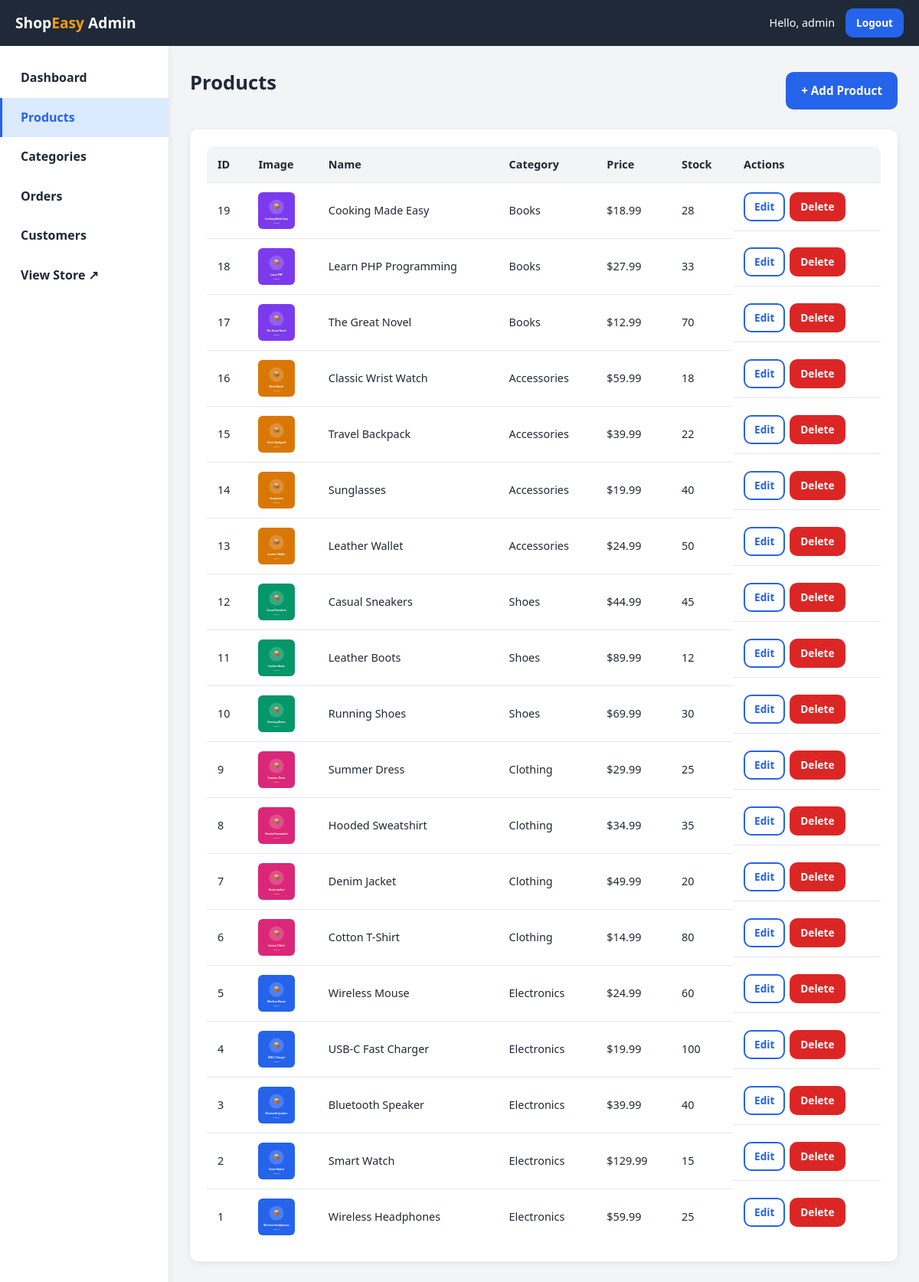
The app's page /admin/products.php (signed in) with its own data.
### tables this page shows
CREATE TABLE products (
    id          INT(11) AUTO_INCREMENT PRIMARY KEY,
    category_id INT(11) NULL,
    name        VARCHAR(150) NOT NULL,
    description TEXT NULL,
    stock       INT(11) NOT NULL DEFAULT 0,
    price       DECIMAL(10,2) NOT NULL,
    image       VARCHAR(255) NULL,
    created_at  TIMESTAMP DEFAULT CURRENT_TIMESTAMP,
    FOREIGN KEY (category_id) REFERENCES categories(id) ON DELETE SET NULL
);

CREATE TABLE categories (
    id   INT(11) AUTO_INCREMENT PRIMARY KEY,
    name VARCHAR(100) NOT NULL
);

### includes/functions.php (called while the page is built, shortened)
<?php
function e($text)
{
    return htmlspecialchars($text ?? '', ENT_QUOTES, 'UTF-8');
}
function money($amount)
{
    return '$' . number_format((float)$amount, 2);
}
    ?>

### admin/products.php (the view, shortened to what this page needs)
<?php
require_once __DIR__ . '/../config/database.php';
$products = $conn->query(
    "SELECT p.*, c.name AS category_name
     FROM products p
     LEFT JOIN categories c ON p.category_id = c.id
     ORDER BY p.id DESC"
);
include __DIR__ . '/includes/admin-header.php';
?>
<div class="admin-panel-head">
    <h1 class="admin-title">Products</h1>
    <a href="add-product.php" class="btn">+ Add Product</a>
</div>
<div class="admin-panel">
    <?php if ($products->num_rows === 0): ?>
        <p class="empty-message">No products yet. Click "Add Product" to create one.</p>
    <?php else: ?>
        <table class="data-table">
            <thead>
                <tr>
                    <th>ID</th>
                    <th>Image</th>
                    <th>Name</th>
                    <th>Category</th>
                    <th>Price</th>
                    <th>Stock</th>
                    <th>Actions</th>
                </tr>
            </thead>
            <tbody>
                <?php while ($p = $products->fetch_assoc()): ?>
                    <tr>
                        <td><?php echo (int)$p['id']; ?></td>
                        <td>
                            <img class="table-thumb" src="../images/<?php echo e($p['image']); ?>"
                                 alt="<?php echo e($p['name']); ?>"
                                 onerror="this.onerror=null;this.src='../images/placeholder.svg';">
                        </td>
                        <td><?php echo e($p['name']); ?></td>
                        <td><?php echo e($p['category_name'] ?? 'Uncategorized'); ?></td>
                        <td><?php echo money($p['price']); ?></td>
                        <td><?php echo (int)$p['stock']; ?></td>
                        <td class="table-actions">
                            <a href="edit-product.php?id=<?php echo (int)$p['id']; ?>" class="btn btn-small btn-outline">Edit</a>
                            <a href="delete-product.php?id=<?php echo (int)$p['id']; ?>"
                               class="btn btn-small btn-danger"
                               onclick="return confirm('Delete this product? This cannot be undone.');">Delete</a>
                        </td>
                    </tr>
                <?php endwhile; ?>
            </tbody>
        </table>
    <?php endif; ?>
</div>
<?php include __DIR__ . '/includes/admin-footer.php'; ?>

### css/style.css (style rules this page uses)
:root { --primary: #2563eb; --primary-dark: #1d4ed8; --primary-light: #dbeafe; --accent: #f59e0b; --dark: #1f2937; --gray: #6b7280; --light-gray: #f3f4f6; --border: #e5e7eb; --white: #ffffff; --success: #16a34a; --danger: #dc2626; --shadow: 0 2px 8px rgba(0, 0, 0, 0.08); --shadow-hover: 0 6px 18px rgba(0, 0, 0, 0.12); --radius: 10px; }
* { margin: 0; padding: 0; box-sizing: border-box; }
body { font-family: 'Segoe UI', Tahoma, Arial, sans-serif; color: var(--dark); background: var(--light-gray); line-height: 1.6; }
a { text-decoration: none; color: inherit; }
img { max-width: 100%; display: block; }
.btn { display: inline-block; background: var(--primary); color: var(--white); border: 2px solid var(--primary); padding: 10px 18px; border-radius: var(--radius); font-size: 0.95rem; font-weight: 600; cursor: pointer; transition: background 0.2s, transform 0.1s, box-shadow 0.2s; text-align: center; }
.btn-small { padding: 6px 12px; font-size: 0.85rem; }
.btn-outline { background: transparent; color: var(--primary); }
.btn-danger { background: var(--danger); border-color: var(--danger); }
.data-table { width: 100%; border-collapse: collapse; background: var(--white); border-radius: var(--radius); overflow: hidden; }
.data-table th, .data-table td { padding: 12px 14px; text-align: left; border-bottom: 1px solid var(--border); font-size: 0.9rem; }
.data-table th { background: var(--light-gray); font-weight: 700; }
.data-table tr:last-child td { border-bottom: none; }
.table-thumb { width: 48px; height: 48px; object-fit: cover; border-radius: 6px; }
.table-actions { display: flex; gap: 6px; flex-wrap: wrap; }
.admin-body { background: var(--light-gray); }
.admin-title { font-size: 1.6rem; margin-bottom: 20px; }
.admin-panel { background: var(--white); border-radius: var(--radius); box-shadow: var(--shadow); padding: 22px; margin-bottom: 24px; }
.admin-panel-head { display: flex; justify-content: space-between; align-items: center; margin-bottom: 20px; flex-wrap: wrap; gap: 12px; }

### records on screen
products: id "19", image (picture), name "Cooking Made Easy", category.name "Books", price "$18.99", stock "28"
products: id "18", image (picture), name "Learn PHP Programming", category.name "Books", price "$27.99", stock "33"
products: id "17", image (picture), name "The Great Novel", category.name "Books", price "$12.99", stock "70"
products: id "16", image (picture), name "Classic Wrist Watch", category.name "Accessories", price "$59.99", stock "18"
products: id "15", image (picture), name "Travel Backpack", category.name "Accessories", price "$39.99", stock "22"
products: id "14", image (picture), name "Sunglasses", category.name "Accessories", price "$19.99", stock "40"
products: id "13", image (picture), name "Leather Wallet", category.name "Accessories", price "$24.99", stock "50"
products: id "12", image (picture), name "Casual Sneakers", category.name "Shoes", price "$44.99", stock "45"
products: id "11", image (picture), name "Leather Boots", category.name "Shoes", price "$89.99", stock "12"
products: id "10", image (picture), name "Running Shoes", category.name "Shoes", price "$69.99", stock "30"
products: id "9", image (picture), name "Summer Dress", category.name "Clothing", price "$29.99", stock "25"
products: id "8", image (picture), name "Hooded Sweatshirt", category.name "Clothing", price "$34.99", stock "35"
products: id "7", image (picture), name "Denim Jacket", category.name "Clothing", price "$49.99", stock "20"
products: id "6", image (picture), name "Cotton T-Shirt", category.name "Clothing", price "$14.99", stock "80"
products: id "5", image (picture), name "Wireless Mouse", category.name "Electronics", price "$24.99", stock "60"
products: id "4", image (picture), name "USB-C Fast Charger", category.name "Electronics", price "$19.99", stock "100"
products: id "3", image (picture), name "Bluetooth Speaker", category.name "Electronics", price "$39.99", stock "40"
products: id "2", image (picture), name "Smart Watch", category.name "Electronics", price "$129.99", stock "15"
products: id "1", image (picture), name "Wireless Headphones", category.name "Electronics", price "$59.99", stock "25"

### other values on screen
$_SESSION['admin_username'] "admin"
